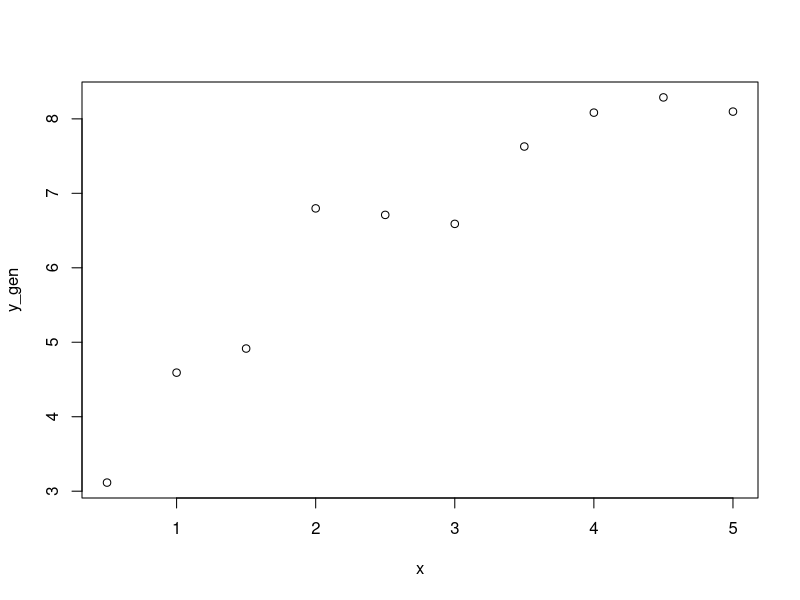
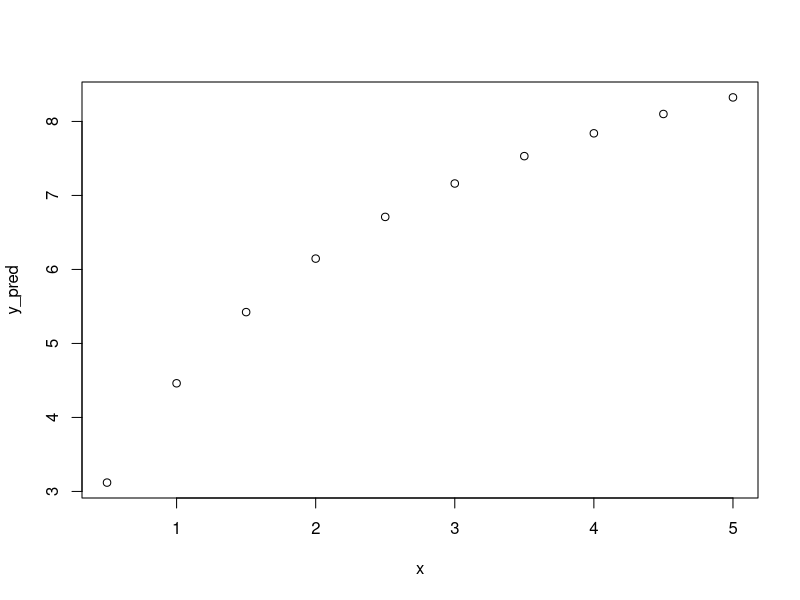
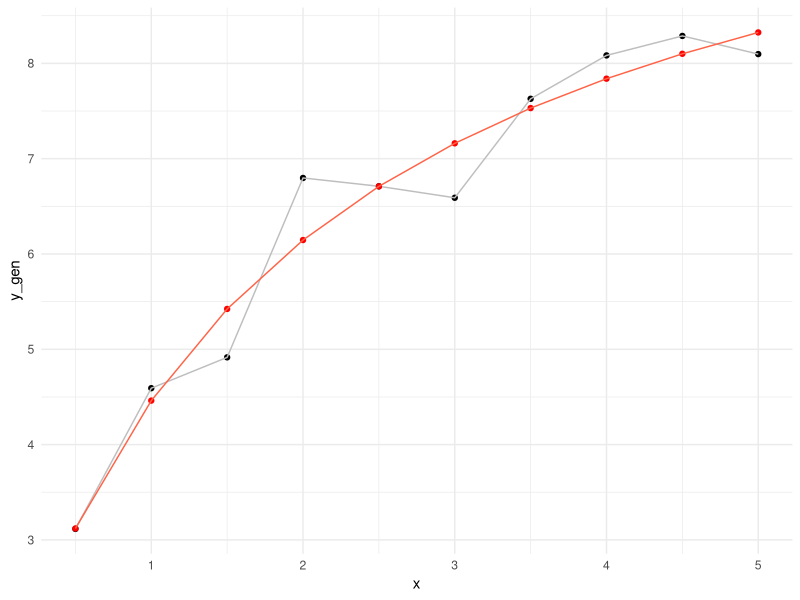

Recreate these plots in R, in order.
library(ggplot2)
library(MASS)


# Parametry
n <- 10
x <- (1:10)/2
b1 <- 10
b2 <- 3
b3 <- 2
beta <- c(b1,b2,b3)
sig <- 1/2

set.seed(1)
y_gen <- (b1*x)/(b2+x)+b3 + rnorm(10,mean = 0, sd = sig)


fun_g <- function(x,beta){
  return((beta[1] * x) / (beta[2] + x) + beta[3])
}

grad_g <- function(x, beta){
  return(c(x/(beta[2]+x), - (beta[1] *x)/(beta[2]+x)^2,1))
}

grad_g(1/2, beta= beta)

# Wzór na g(x,beta)

# Definiujemy macierz G

mac_G <- function(wek_x, beta){
  n <- length(wek_x)
  p <- length(beta)
  mac <- matrix(nrow = n, ncol = p)
  for (i in 1:n){
    mac[i, ] <- grad_g(wek_x[i], beta = beta)
  }
  return(mac)
}



G_N <- function(x,y, beta_0 = c(8,2,1), eps=0.0001 , M=100){
  
  p <- length(beta_0)
  
  stare_beta <- beta_0
  for (i in 1:M){
    
    y_prog <- fun_g(x, stare_beta)
    G <- mac_G(x, beta = stare_beta)
      
    krok <- ginv(t(G) %*% G) %*%
      t(G)%*%(y-y_prog)
    
    nowe_beta <- stare_beta + krok

    # Warunek stopu
    if (sqrt(sum((nowe_beta-stare_beta)^2))<eps){
      break
    }
    stare_beta <- nowe_beta
  }
  
  # Oszacowanie wariancji
  y_koniec <- fun_g(x, nowe_beta)
  RSS <- sum((y - y_koniec)^2)
  sig_kw <- RSS / (n - p)
  
  return(list(beta_est = nowe_beta, sigma2_est = sig_kw, iteracje = i))
}

G_N_rozw <- G_N(x,y_gen)
beta

## Zadanie 4
# Prezentacja w tabeli kroków 0,1,2 i ostatniego

G_N_tab <- function(x,y, beta_0 = c(8,2,1), eps=0.0001 , M=100){
  
  n <- length(x)
  p <- length(beta_0)
  
  historia <- data.frame( )
  
  
  # Funkcja która wylicza w każdym kroku informacje
  # Zapisanie tego do ramki danych
  #
  
  stare_beta <- beta_0
  for (i in 1:M){
    
    y_prog <- fun_g(x, stare_beta)
    G <- mac_G(x, beta = stare_beta)
    
    
    krok <- ginv(t(G) %*% G) %*%
      t(G)%*%(y-y_prog)
    
    
    RSS <- sum((y-y_prog)^2)
    L_log <- -n/2*log(2*pi) - n/2 * log(RSS/(n-p)) - (n-p)/2
    
    historia <- rbind(historia, data.frame( krok = i,
                                            beta1 = stare_beta[1],
                                            beta2 = stare_beta[2],
                                            beta3 = stare_beta[3],
                                            sigma_kw = RSS/(n-p),
                                            L = L_log))
    
    nowe_beta <- stare_beta + krok
    
    # Warunek stopu
    if (sqrt(sum((nowe_beta-stare_beta)^2))<eps){
      break
    }
    stare_beta <- nowe_beta
  }
  
  # Oszacowanie wariancji
  y_koniec <- fun_g(x, nowe_beta)
  RSS <- sum((y - y_koniec)^2)
  sig_kw <- RSS / (n - p)
  
  return(list(beta_est = nowe_beta, sigma2_est = sig_kw, iteracje = i, historia))
}

# Algorytm z historią
G_N_tab(x,y_gen)



# Zadanie 6
y_pred <- fun_g(x, G_N_rozw$beta_est)
  
plot(x,y_gen)
plot(x,y_pred)

ggplot()+
  geom_point(aes(x=x,y=y_gen), col = "black")+
  geom_line(aes(x=x,y=y_gen), col = "gray")+
  geom_point(aes(x=x,y=y_pred), col = "red1") +
  geom_line(aes(x=x,y=y_pred), col = "tomato1") +
  theme_minimal()
  

G_N(x,y_gen,beta_0 = c(9.7,2.9,2))
G_N(x,y_gen,beta_0 = c(1,1,1)) # Nie da się wyznaczyć macierzy numerycznie (jest osobliwa)
